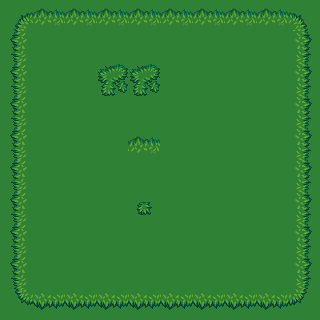

This game map was drawn from its Tiled (.tmx) file and the tilesets committed beside it. A one-line description and the full map source follow:
An orthogonal 10x10 tile map with 32x32 px tiles, 3 tile layers (1, 2, 3), 2 tilesets and 3 objects.

<map version="1.0" orientation="orthogonal" renderorder="left-up" width="10" height="10" tilewidth="32" tileheight="32" nextobjectid="16">
 <properties>
  <property name="x" type="int" value="5" />
  <property name="y" type="int" value="5" />
 </properties>
 <tileset firstgid="1" name="grass" tilewidth="32" tileheight="32" tilecount="18" columns="3">
  <image source="../../texturas/grass.png" width="96" height="192" />
  <tile id="7">
   <objectgroup draworder="index" />
   <animation>
    <frame tileid="15" duration="1000" />
    <frame tileid="16" duration="1000" />
    <frame tileid="17" duration="1000" />
   </animation>
  </tile>
 </tileset>
 <tileset firstgid="19" name="lava" tilewidth="32" tileheight="32" tilecount="18" columns="3">
  <image source="../../texturas/lava.png" width="96" height="192" />
 </tileset>
 <layer name="1" width="10" height="10">
  <data encoding="csv">
11,11,11,11,11,11,11,11,11,11,
11,11,11,11,11,11,11,11,11,11,
11,11,11,11,11,11,11,11,11,11,
11,11,11,11,11,11,11,11,11,11,
11,11,11,11,11,11,11,11,11,11,
11,11,11,11,11,11,11,11,11,11,
11,11,11,11,11,11,11,11,11,11,
11,11,11,11,11,11,11,11,11,11,
11,11,11,11,11,11,11,11,11,11,
11,11,11,11,11,11,11,11,11,11
</data>
 </layer>
 <objectgroup name="1">
  <object id="1" x="96" y="64" width="32" height="32" />
  <object id="3" x="128" y="192" width="32" height="32" />
 </objectgroup>
 <layer name="2" width="10" height="10">
  <data encoding="csv">
7,8,8,8,8,8,8,8,8,9,
10,0,0,0,0,0,0,0,0,12,
10,0,0,1,1,0,0,0,0,12,
10,0,0,0,0,0,0,0,0,12,
10,0,0,0,0,0,0,0,0,12,
10,0,0,0,0,0,0,0,0,12,
10,0,0,0,4,0,0,0,0,12,
10,0,0,0,0,0,0,0,0,12,
10,0,0,0,0,0,0,0,0,12,
13,14,14,14,14,14,14,14,14,15
</data>
 </layer>
 <objectgroup name="2">
  <object id="15" x="192" y="32" width="32" height="32" />
 </objectgroup>
 <layer name="3" width="10" height="10">
  <data encoding="csv">
0,0,0,0,0,0,0,0,0,0,
0,0,0,0,0,0,0,0,0,0,
0,0,0,0,0,0,0,0,0,0,
0,0,0,0,0,0,0,0,0,0,
0,0,0,0,8,0,0,0,0,0,
0,0,0,0,0,0,0,0,0,0,
0,0,0,0,0,0,0,0,0,0,
0,0,0,0,0,0,0,0,0,0,
0,0,0,0,0,0,0,0,0,0,
0,0,0,0,0,0,0,0,0,0
</data>
 </layer>
</map>
